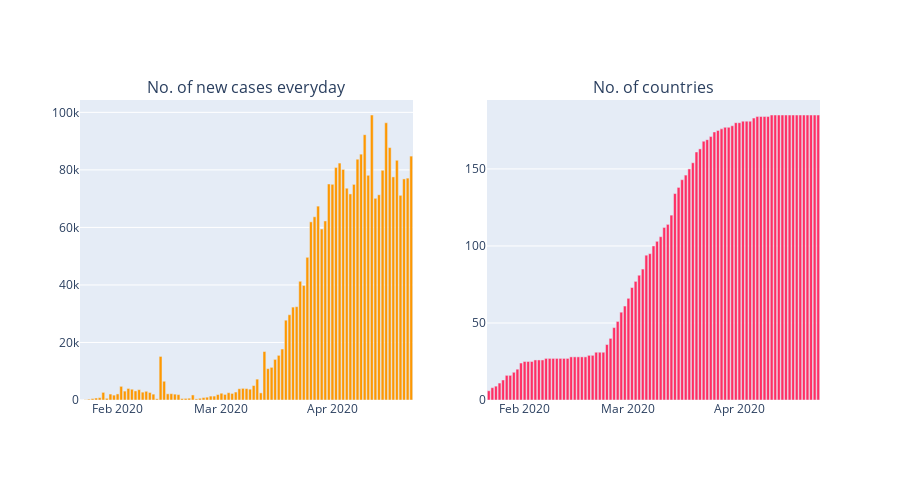

Source (notebook cell):
### Code cell
fig_c = px.bar(day_wise, x="Date", y="New Confirmed", color_discrete_sequence = [act])
fig_d = px.bar(day_wise, x="Date", y="No. of countries", color_discrete_sequence = [dth])

fig = make_subplots(rows=1, cols=2, shared_xaxes=False, horizontal_spacing=0.1,
                    subplot_titles=('No. of new cases everyday', 'No. of countries'))

fig.add_trace(fig_c['data'][0], row=1, col=1)
fig.add_trace(fig_d['data'][0], row=1, col=2)

fig.update_layout(height=480)
fig.show()
